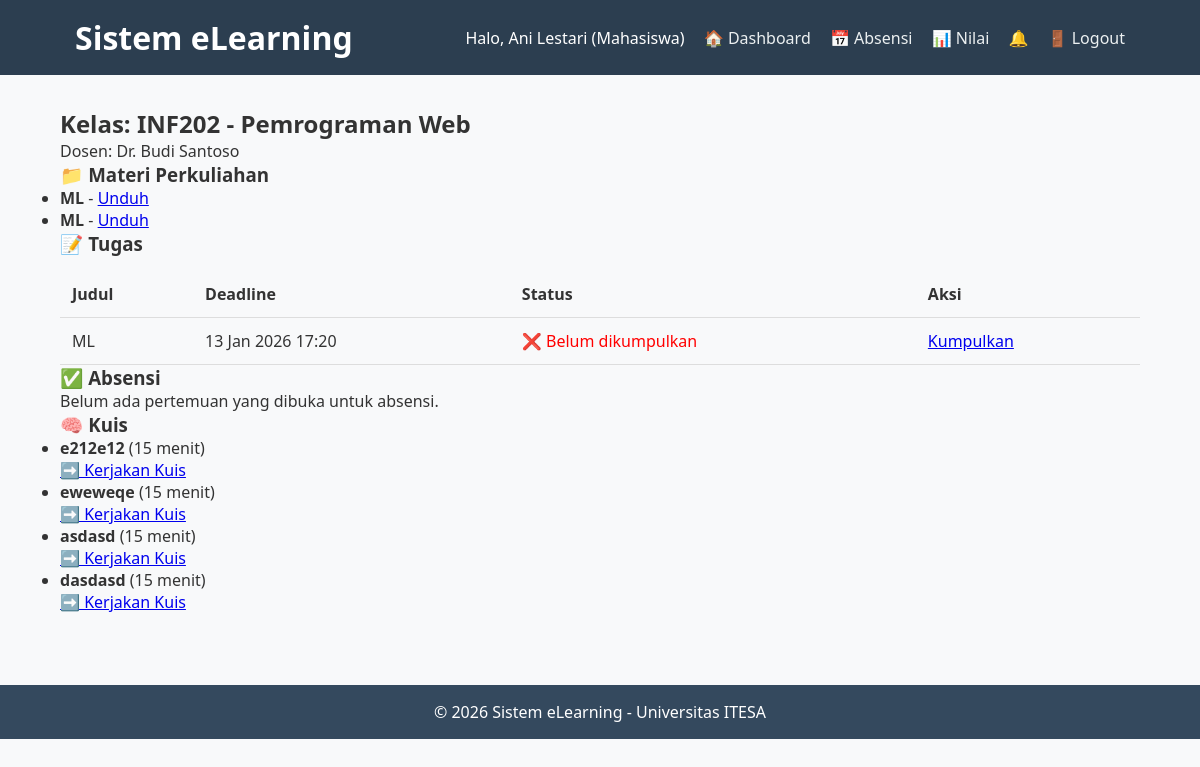
Screenshot of /mahasiswa/view_class.php?id=1 (signed in) with the database file from the repository.
### tables this page shows
CREATE TABLE `profiles` (
  `id_user` int(11) NOT NULL,
  `nim_nidn` varchar(20) DEFAULT NULL,
  `foto` varchar(255) DEFAULT NULL,
  `alamat` text DEFAULT NULL,
  `fakultas` varchar(100) DEFAULT NULL,
  `prodi` varchar(100) DEFAULT NULL
);

CREATE TABLE `users` (
  `id` int(11) NOT NULL,
  `username` varchar(50) NOT NULL,
  `password` varchar(255) NOT NULL,
  `nama_lengkap` varchar(100) NOT NULL,
  `email` varchar(100) NOT NULL,
  `role` enum('admin','dosen','mahasiswa') NOT NULL
);

CREATE TABLE `courses` (
  `id` int(11) NOT NULL,
  `kode_mk` varchar(20) NOT NULL,
  `nama_mk` varchar(100) NOT NULL,
  `deskripsi` text DEFAULT NULL,
  `sks` tinyint(4) NOT NULL CHECK (`sks` between 1 and 6)
);

CREATE TABLE `materials` (
  `id` int(11) NOT NULL,
  `id_class` int(11) NOT NULL,
  `judul` varchar(150) NOT NULL,
  `tipe` enum('file','link','video') NOT NULL,
  `konten` text NOT NULL,
  `urutan_tampil` int(11) DEFAULT 0
);

CREATE TABLE `assignments` (
  `id` int(11) NOT NULL,
  `id_class` int(11) NOT NULL,
  `judul` varchar(150) NOT NULL,
  `deskripsi` text DEFAULT NULL,
  `deadline` datetime NOT NULL,
  `skor_maksimal` int(11) NOT NULL CHECK (`skor_maksimal` > 0)
);

CREATE TABLE `quizzes` (
  `id` int(11) NOT NULL,
  `id_class` int(11) NOT NULL,
  `judul` varchar(150) NOT NULL,
  `durasi` int(11) NOT NULL,
  `jumlah_soal` int(11) DEFAULT 0,
  `created_at` datetime DEFAULT current_timestamp(),
  `updated_at` datetime DEFAULT current_timestamp() ON UPDATE current_timestamp()
);

### includes/functions.php (called while the page is built, shortened)
<?php
if (!function_exists('get_user_info')) {
    function get_user_info($pdo, $user_id) {
        $stmt = $pdo->prepare("SELECT u.*, p.nim_nidn, p.foto FROM users u LEFT JOIN profiles p ON u.id = p.id_user WHERE u.id = ?");
        $stmt->execute([$user_id]);
        return $stmt->fetch(PDO::FETCH_ASSOC);
    }
}
?>

### mahasiswa/view_class.php (the view, shortened to what this page needs)
<?php
require_once '../includes/header.php';
require_once '../includes/functions.php';
$class_id = $_GET['id'] ?? 0;
$stmt = $pdo->prepare("
    SELECT co.nama_mk, co.kode_mk, u.nama_lengkap AS dosen
    FROM classes c
    JOIN courses co ON c.id_course = co.id
    JOIN users u ON c.id_dosen = u.id
    WHERE c.id = ?
");
$stmt->execute([$class_id]);
$class = $stmt->fetch();
$materi = $pdo->prepare("SELECT * FROM materials WHERE id_class = ? ORDER BY urutan_tampil");
$materi->execute([$class_id]);
$tugas = $pdo->prepare("
    SELECT a.*, s.file_tugas, s.waktu_upload, s.nilai
    FROM assignments a
    LEFT JOIN submissions s ON a.id = s.id_assignment AND s.id_mahasiswa = ?
    WHERE a.id_class = ?
    ORDER BY a.deadline DESC
");
$tugas->execute([$_SESSION['user_id'], $class_id]);
$meetings = $pdo->prepare("
    SELECT m.*, c.id AS class_id
    FROM meetings m
    JOIN classes c ON m.id_class = c.id
    WHERE c.id = ? AND m.tanggal <= CURDATE()
    ORDER BY m.tanggal DESC
");
$meetings->execute([$class_id]);
?>
<h2>Kelas: <?= htmlspecialchars($class['kode_mk']) ?> - <?= htmlspecialchars($class['nama_mk']) ?></h2>
<p>Dosen: <?= htmlspecialchars($class['dosen']) ?></p>
<h3>📁 Materi Perkuliahan</h3>
<ul>
    <?php while ($m = $materi->fetch()): ?>
    <li>
        <strong><?= htmlspecialchars($m['judul']) ?></strong>
        <?php if ($m['tipe'] == 'file'): ?>
            - <a href="/elearning/assets/uploads/<?= htmlspecialchars($m['konten']) ?>" target="_blank">Unduh</a>
        <?php else: ?>
            - <a href="<?= htmlspecialchars($m['konten']) ?>" target="_blank">Lihat</a>
        <?php endif; ?>
    </li>
    <?php endwhile; ?>
</ul>
<h3>📝 Tugas</h3>
<table class="table">
    <thead><tr><th>Judul</th><th>Deadline</th><th>Status</th><th>Aksi</th></tr></thead>
    <tbody>
        <?php while ($t = $tugas->fetch()): ?>
        <tr>
            <td><?= htmlspecialchars($t['judul']) ?></td>
            <td><?= date('d M Y H:i', strtotime($t['deadline'])) ?></td>
            <td>
                <?php if ($t['file_tugas']): ?>
                    <span style="color:green;">✅ Sudah dikumpulkan</span>
                    <?php if ($t['nilai'] !== null): ?>
                        | Nilai: <strong><?= $t['nilai'] ?>/<?= $t['skor_maksimal'] ?></strong>
                    <?php endif; ?>
                <?php else: ?>
                    <span style="color:red;">❌ Belum dikumpulkan</span>
                <?php endif; ?>
            </td>
            <td>
                <?php if (!$t['file_tugas'] && strtotime($t['deadline']) >= time()): ?>
                    <a href="submit_assignment.php?assignment_id=<?= $t['id'] ?>">Kumpulkan</a>
                <?php elseif (strtotime($t['deadline']) < time()): ?>
                    <em>Telah ditutup</em>
                <?php else: ?>
                    <em>Sudah dikumpulkan</em>
                <?php endif; ?>
            </td>
        </tr>
        <?php endwhile; ?>
    </tbody>
</table>
<h3>✅ Absensi</h3>
<?php if ($meetings->rowCount() > 0): ?>
    <p>Berikut pertemuan yang telah berlangsung:</p>
    <ul>
        <?php while ($mt = $meetings->fetch()): ?>
        <li>
            <strong>Pertemuan <?= $mt['pertemuan_ke'] ?></strong> (<?= $mt['tanggal'] ?>) —
            <?php
            $stmt = $pdo->prepare("SELECT status FROM attendance WHERE id_meeting = ? AND id_mahasiswa = ?");
            $stmt->execute([$mt['id'], $_SESSION['user_id']]);
            $absen = $stmt->fetch();
            $status = $absen['status'] ?? 'alfa';
            $color = [
                'hadir' => 'green',
                'sakit' => 'orange',
                'izin' => 'blue',
                'alfa' => 'red'
            ];
            echo "<span style='color:{$color[$status]};'>".ucfirst($status)."</span>";
            ?>
            <br>
            <a href="scan_absen.php?meeting_id=<?= $mt['id'] ?>">Scan QR / Absen Langsung</a>
        </li>
        <?php endwhile; ?>
    </ul>
<?php else: ?>
    <p>Belum ada pertemuan yang dibuka untuk absensi.</p>
<?php endif; ?>
<h3>🧠 Kuis</h3>
<?php
$quizzes = $pdo->prepare("
    SELECT q.*, c.id AS class_id
    FROM quizzes q
    JOIN classes c ON q.id_class = c.id
    WHERE c.id = ? AND q.created_at <= NOW()
    ORDER BY q.created_at DESC
");
$quizzes->execute([$class_id]);
?>
<?php if ($quizzes->rowCount() > 0): ?>
    <ul>
        <?php while ($q = $quizzes->fetch()): ?>
        <li>
            <strong><?= htmlspecialchars($q['judul']) ?></strong>
            (<?= $q['durasi'] ?> menit)
            <br>
            <a href="take_quiz.php?id=<?= $q['id'] ?>">➡️ Kerjakan Kuis</a>
        </li>
        <?php endwhile; ?>
    </ul>
<?php else: ?>
    <p>Belum ada kuis untuk kelas ini.</p>
<?php endif; ?>
<?php include '../includes/footer.php'; ?>

### includes/header.php (shortened to what this page needs)
<?php
require_once __DIR__ . '/auth.php';
$user = get_user_info($pdo, $_SESSION['user_id']);
$notif_count = 0;
if (is_logged_in()) {
    $stmt = $pdo->prepare("SELECT COUNT(*) FROM notifications WHERE id_user = ? AND is_read = 0");
    $stmt->execute([$_SESSION['user_id']]);
    $notif_count = $stmt->fetchColumn();
}
?>
<!DOCTYPE html>
<html lang="id">
<head>
    <link rel="stylesheet" href="/elearning/assets/css/style.css">
</head>
<body>
    <header>
        <div class="container">
            <h1>Sistem eLearning</h1>
            <nav>
                <span>Halo, <?= htmlspecialchars($user['nama_lengkap']) ?> (<?= ucfirst($user['role']) ?>)</span>
                <?php if ($_SESSION['role'] === 'mahasiswa'): ?>
                    <a href="/elearning/mahasiswa/dashboard.php">🏠 Dashboard</a>
                    <a href="/elearning/mahasiswa/view_attendance.php">📅 Absensi</a>
                    <a href="/elearning/mahasiswa/grades.php">📊 Nilai</a>
                <?php endif; ?>
                <?php if ($notif_count > 0): ?>
                    <a href="/elearning/notifications.php" style="color:red;">🔔 (<?= $notif_count ?>)</a>
                <?php else: ?>
                    <a href="/elearning/notifications.php">🔔</a>
                <?php endif; ?>
                <a href="/elearning/logout.php">🚪 Logout</a>
            </nav>
        </div>
    </header>
    <div class="container main-content">

### assets/css/style.css (style rules this page uses)
* { margin: 0; padding: 0; box-sizing: border-box; }
body { font-family: 'Segoe UI', Tahoma, Geneva, Verdana, sans-serif; background: #f8f9fa; color: #333; }
.container { width: 90%; max-width: 1200px; margin: 0 auto; padding: 0 15px; }
header { background: #2c3e50; color: white; padding: 1rem 0; }
header .container { display: flex; justify-content: space-between; align-items: center; }
header nav a { color: #ecf0f1; text-decoration: none; margin-left: 15px; }
.main-content { padding: 2rem 0; }
.table { width: 100%; border-collapse: collapse; margin-top: 15px; }
.table th, .table td { padding: 12px; text-align: left; border-bottom: 1px solid #ddd; }

### rows the page displays
profiles: id_user.nama_lengkap "Ani Lestari", id_user.role "Mahasiswa"
courses: kode_mk "INF202", nama_mk "Pemrograman Web", users.nama_lengkap "Dr. Budi Santoso"
materials: judul "ML"
materials: judul "ML"
assignments: judul "ML", deadline "13 Jan 2026 17:20"
quizzes: judul "e212e12", durasi "15"
quizzes: judul "eweweqe", durasi "15"
quizzes: judul "asdasd", durasi "15"
quizzes: judul "dasdasd", durasi "15"
